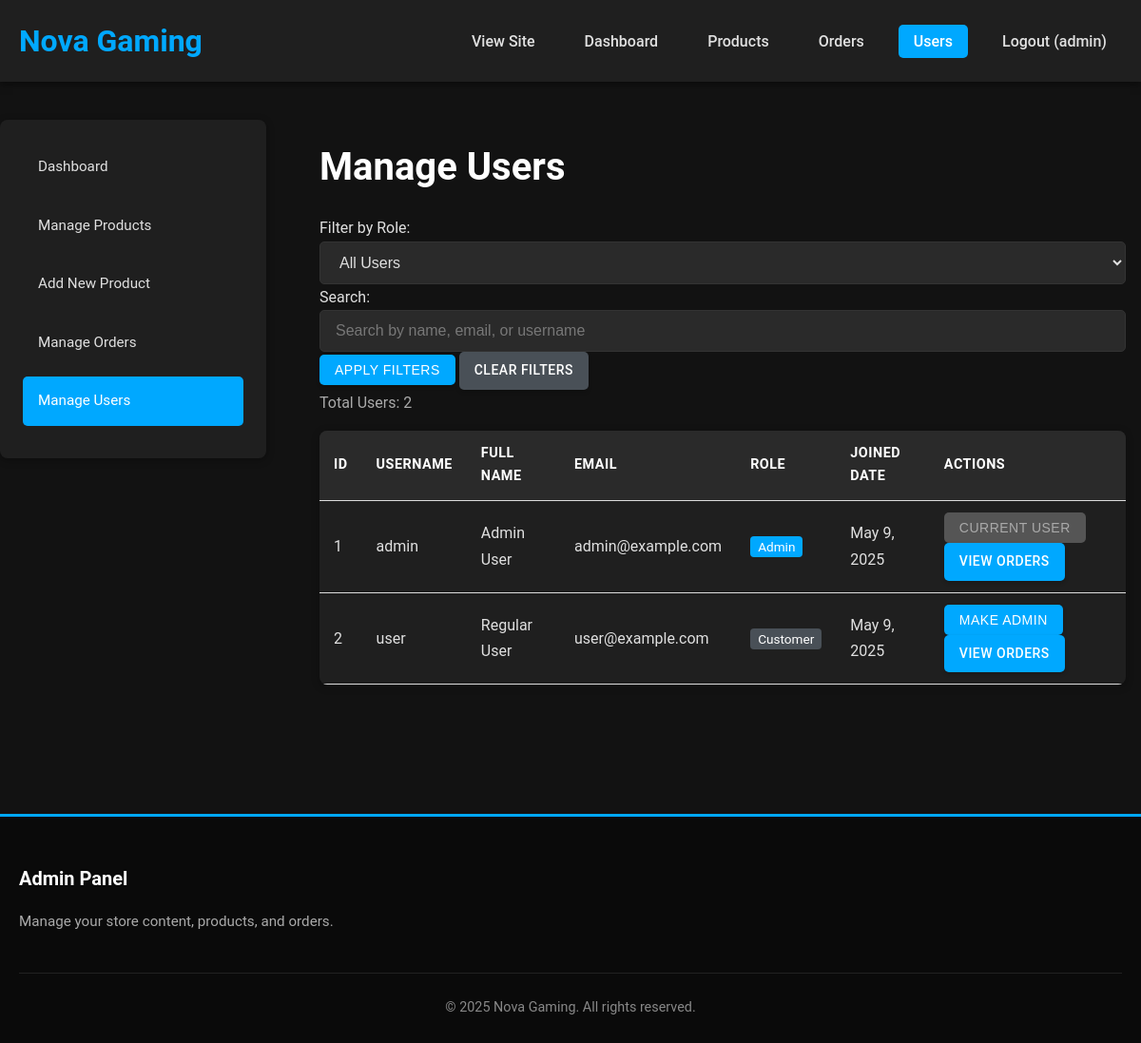
The page /admin/manage_users.php (signed in) on the database as committed earlier.
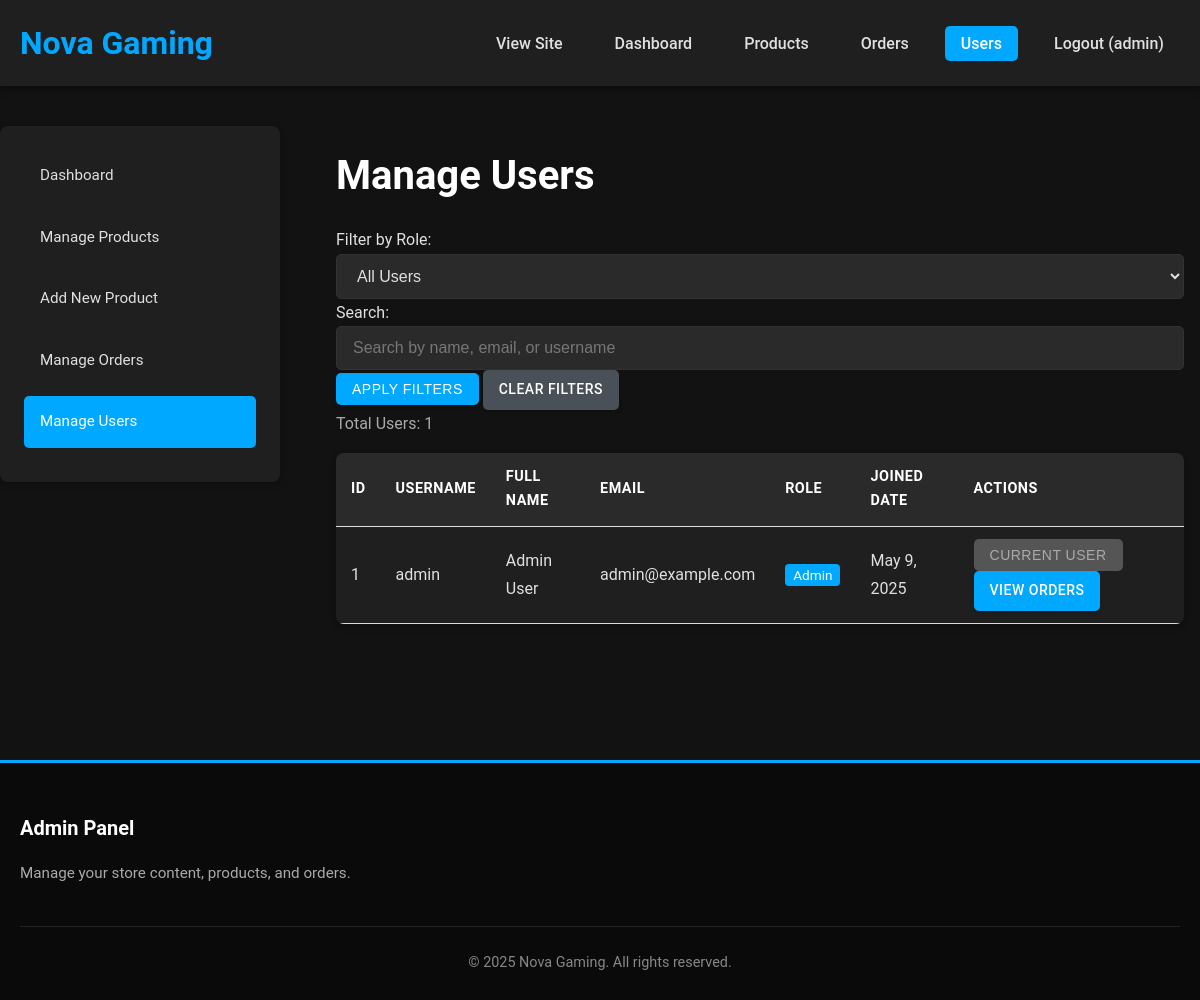
The same page on the database as committed later.
### tables this page shows
CREATE TABLE Users (
    user_id INT AUTO_INCREMENT PRIMARY KEY,
    username VARCHAR(50) NOT NULL UNIQUE,
    password VARCHAR(255) NOT NULL,
    email VARCHAR(100) NOT NULL UNIQUE,
    full_name VARCHAR(100) NOT NULL,
    is_admin BOOLEAN DEFAULT FALSE,
    created_at TIMESTAMP DEFAULT CURRENT_TIMESTAMP
);

### admin/manage_users.php (the view, shortened to what this page needs)
<?php
include_once '../includes/db.php';
$search = isset($_GET['search']) ? $_GET['search'] : '';
$where_clause = "1=1";
$params = [];
$types = '';
$current_page = isset($_GET['page']) ? (int)$_GET['page'] : 1;
$per_page = 15;
$offset = ($current_page - 1) * $per_page;
$count_sql = "SELECT COUNT(*) as total FROM Users WHERE $where_clause";
$stmt = $conn->prepare($count_sql);
$stmt->execute();
$result = $stmt->get_result();
$total_users = $result->fetch_assoc()['total'];
$sql = "SELECT * FROM Users WHERE $where_clause ORDER BY username ASC LIMIT ? OFFSET ?";
$params[] = $per_page;
$params[] = $offset;
$types .= "ii";
$stmt = $conn->prepare($sql);
$stmt->bind_param($types, ...$params);
$stmt->execute();
$result = $stmt->get_result();
$users = $result->fetch_all(MYSQLI_ASSOC);
$admin_css_file_path = dirname(__DIR__) . '/assets/css/style.css';
$admin_css_version = file_exists($admin_css_file_path) ? filemtime($admin_css_file_path) : '1';
?>
<!DOCTYPE html>
<html lang="en">
<head>
    <link rel="stylesheet" href="../assets/css/style.css?v=<?php echo $admin_css_version; ?>">
</head>
<body>
    <header>
        <div class="container">
            <div class="logo">
                <h1><a href="../index.php">Nova Gaming</a></h1>
            </div>
            <nav>
                <ul class="nav-links">
                    <li><a href="../index.php">View Site</a></li>
                    <li><a href="index.php">Dashboard</a></li>
                    <li><a href="manage_products.php">Products</a></li>
                    <li><a href="manage_orders.php">Orders</a></li>
                    <li><a href="manage_users.php" class="active">Users</a></li>
                    <li><a href="../logout.php">Logout (<?php echo $_SESSION['username']; ?>)</a></li>
                </ul>
            </nav>
        </div>
    </header>
    <div class="container main-content admin-container">
        <aside class="admin-sidebar">
            <ul>
                <li><a href="index.php">Dashboard</a></li>
                <li><a href="manage_products.php">Manage Products</a></li>
                <li><a href="add_product.php">Add New Product</a></li>
                <li><a href="manage_orders.php">Manage Orders</a></li>
                <li><a href="manage_users.php" class="active">Manage Users</a></li>
            </ul>
        </aside>
        <main class="admin-content">
            <h1>Manage Users</h1>
            <div class="filters">
                <form action="" method="get" class="filter-form">
                    <div class="filter-row">
                        <div class="filter-item">
                            <label for="role">Filter by Role:</label>
                            <select id="role" name="role" class="form-control">
                                <option value="">All Users</option>
                            </select>
                        </div>
                        <div class="filter-item search-filter">
                            <label for="search">Search:</label>
                            <input type="text" id="search" name="search" class="form-control" value="<?php echo htmlspecialchars($search); ?>" placeholder="Search by name, email, or username">
                        </div>
                        <div class="filter-actions">
                            <button type="submit" class="btn btn-sm">Apply Filters</button>
                            <a href="manage_users.php" class="btn btn-sm btn-secondary">Clear Filters</a>
                        </div>
                    </div>
                </form>
            </div>
            <div class="user-stats">
                <p>Total Users: <?php echo $total_users; ?></p>
            </div>
            <?php if(empty($users)): ?>
                <p>No users found.</p>
            <?php else: ?>
                <table class="admin-table">
                    <thead>
                        <tr>
                            <th>ID</th>
                            <th>Username</th>
                            <th>Full Name</th>
                            <th>Email</th>
                            <th>Role</th>
                            <th>Joined Date</th>
                            <th>Actions</th>
                        </tr>
                    </thead>
                    <tbody>
                        <?php foreach($users as $user): ?>
                            <tr>
                                <td><?php echo $user['user_id']; ?></td>
                                <td><?php echo htmlspecialchars($user['username']); ?></td>
                                <td><?php echo htmlspecialchars($user['full_name']); ?></td>
                                <td><?php echo htmlspecialchars($user['email']); ?></td>
                                <td>
                                    <?php if($user['is_admin']): ?>
                                        <span class="role-badge admin">Admin</span>
                                    <?php else: ?>
                                        <span class="role-badge">Customer</span>
                                    <?php endif; ?>
                                </td>
                                <td><?php echo date('F j, Y', strtotime($user['created_at'])); ?></td>
                                <td>
                                    <form action="" method="post" class="inline-form">
                                        <?php if($user['is_admin']): ?>
                                            <?php if($user['user_id'] != $_SESSION['user_id']): ?>
                                                <input type="hidden" name="make_admin" value="0">
                                                <button type="submit" name="toggle_admin" class="btn btn-sm btn-danger">Remove Admin</button>
                                            <?php else: ?>
                                                <button type="button" class="btn btn-sm btn-disabled">Current User</button>
                                            <?php endif; ?>
                                        <?php else: ?>
                                            <button type="submit" name="toggle_admin" class="btn btn-sm">Make Admin</button>
                                        <?php endif; ?>
                                    </form>
                                    <a href="view_user_orders.php?id=<?php echo $user['user_id']; ?>" class="btn btn-sm">View Orders</a>
                                </td>
                            </tr>
                        <?php endforeach; ?>
                    </tbody>
                </table>
            <?php endif; ?>
        </main>
    </div>
    <footer>
        <div class="container">
            <div class="footer-content">
                <div class="footer-section">
                    <h3>Admin Panel</h3>
                    <p>Manage your store content, products, and orders.</p>
                </div>
            </div>
            <div class="footer-bottom">
                <p>&copy; <?php echo date('Y'); ?> Nova Gaming. All rights reserved.</p>
            </div>
        </div>
    </footer>
</body>
</html>

### assets/css/style.css (style rules this page uses)
* { margin: 0; padding: 0; box-sizing: border-box; }
body { font-family: 'Roboto', 'Segoe UI', Tahoma, Geneva, Verdana, sans-serif; line-height: 1.7; color: #e0e0e0; background-color: #121212; }
.container { max-width: 1200px; margin: 0 auto; padding: 0 20px; }
.main-content { min-height: 70vh; padding: 40px 0; }
h1, h2, h3, h4, h5, h6 { margin-bottom: 1rem; color: #ffffff; font-weight: 600; }
h1 { font-size: 2.5rem; }
h3 { font-size: 1.75rem; }
a { text-decoration: none; color: #00A8FF; transition: color 0.3s ease; }
header { background-color: #1f1f1f; color: #ffffff; padding: 1rem 0; box-shadow: 0 2px 8px rgba(0, 0, 0, 0.5); position: sticky; top: 0; z-index: 1000; }
.logo h1 { margin: 0; font-size: 2rem; font-weight: 700; }
header .container { display: flex; justify-content: space-between; align-items: center; }
.nav-links { display: flex; list-style: none; }
.nav-links li { margin-left: 20px; }
.nav-links a { color: #e0e0e0; font-weight: 500; padding: 0.5rem 1rem; border-radius: 5px; transition: background-color 0.3s ease, color 0.3s ease; }
.nav-links a:hover, .nav-links a.active { background-color: #00A8FF; color: #ffffff; }
.btn { display: inline-block; background-color: #00A8FF; color: #ffffff; padding: 0.75rem 1.5rem; border: none; border-radius: 5px; cursor: pointer; font-size: 1rem; font-weight: 500; text-transform: uppercase; letter-spacing: 0.5px; transition: background-color 0.3s ease, transform 0.2s ease; box-shadow: 0 2px 4px rgba(0,0,0,0.2); }
.btn-secondary { background-color: #495057; }
.btn-sm { padding: 0.5rem 1rem; font-size: 0.875rem; }
.btn-disabled, button:disabled { background-color: #555; color: #aaa; cursor: not-allowed; transform: none; box-shadow: none; }
.form-control { width: 100%; padding: 0.75rem 1rem; border: 1px solid #333; border-radius: 5px; font-size: 1rem; background-color: #2a2a2a; color: #e0e0e0; transition: border-color 0.3s ease, box-shadow 0.3s ease; }
.form-control::placeholder { color: #777; }
.cart-table, .order-table, .admin-table { width: 100%; border-collapse: collapse; margin-bottom: 2rem; background-color: #1f1f1f; border-radius: 8px; overflow: hidden; box-shadow: 0 2px 8px rgba(0,0,0,0.3); }
.cart-table th, .cart-table td, .order-table th, .order-table td, .admin-table th, .admin-table td { padding: 1rem 1.25rem; text-align: left; border-bottom: 1px solid #333; }
.cart-table th, .order-table th, .admin-table th { background-color: #2a2a2a; color: #ffffff; font-weight: 600; text-transform: uppercase; font-size: 0.9rem; letter-spacing: 0.5px; }
.admin-container { display: grid; grid-template-columns: 280px 1fr; gap: 2.5rem; }
.admin-sidebar { background-color: #1f1f1f; border-radius: 8px; padding: 1.5rem; height: fit-content; box-shadow: 0 2px 8px rgba(0,0,0,0.3); }
.admin-sidebar ul { list-style: none; }
.admin-sidebar li { margin-bottom: 10px; }
.admin-sidebar a { color: #e0e0e0; display: block; padding: 0.8rem 1rem; border-radius: 5px; transition: background-color 0.3s ease, color 0.3s ease; font-size: 0.95rem; }
.admin-sidebar a:hover, .admin-sidebar a.active { background-color: #00A8FF; color: #ffffff; }
.admin-content { padding: 1rem; }
.admin-table { width: 100%; border-collapse: collapse; }
.admin-table th, .admin-table td { padding: 12px 15px; text-align: left; border-bottom: 1px solid #ddd; }
footer { background-color: #0a0a0a; color: #aaaaaa; padding: 3rem 0 1.5rem; margin-top: 3rem; border-top: 3px solid #00A8FF; }
.footer-content { display: grid; grid-template-columns: repeat(auto-fit, minmax(250px, 1fr)); gap: 2rem; margin-bottom: 2rem; }
.footer-section h3 { color: #ffffff; margin-bottom: 1rem; font-size: 1.25rem; }
.footer-section p, .footer-section ul li { font-size: 0.95rem; margin-bottom: 0.5rem; }
.footer-bottom { text-align: center; padding-top: 1.5rem; border-top: 1px solid #222; font-size: 0.9rem; color: #888; }

### admin/manage_users.php (style rules this page uses)
.inline-form { display: inline-block; margin-right: 5px; }
.role-badge { background-color: #495057; color: white; padding: 3px 8px; border-radius: 4px; font-size: 0.85rem; }
.role-badge.admin { background-color: #00A8FF; }
.search-filter { flex: 2; }
.user-stats { margin-bottom: 1rem; color: #aaa; }

Rows that differ between the two databases and show on the page:
removed users: user_id "2", username "user", full_name "Regular User", email "user@example.com", is_admin "Customer", created_at "May 9, 2025"
Other text that changed with them:
$total_users: "2" → "1"
